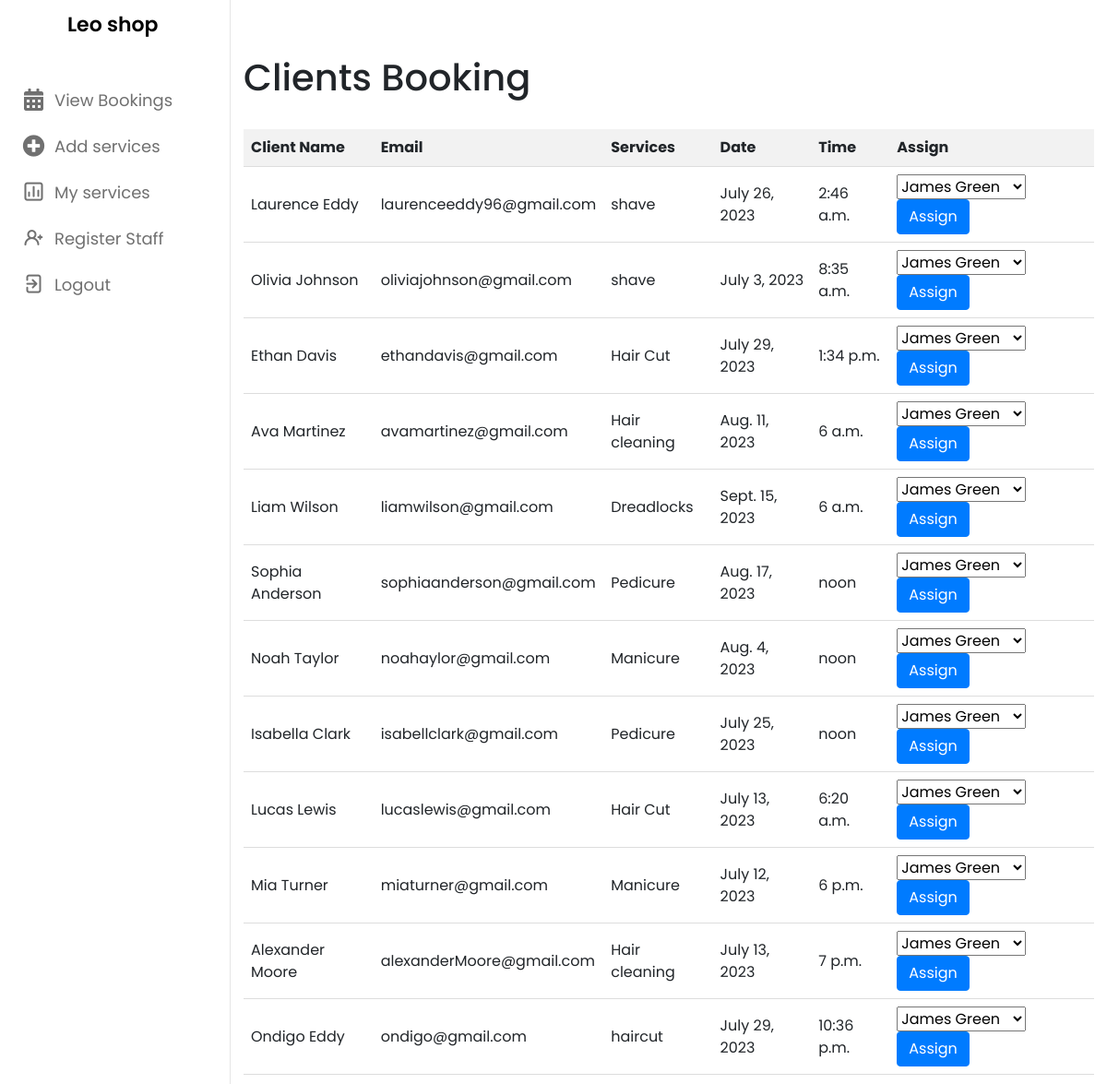
The page /booking/ on the database its author committed.
### blog/models.py (models this page shows, shortened)
class Booking(models.Model):
    name = models.CharField(max_length=255)
    email = models.EmailField(max_length=255)
    phone = models.IntegerField()
    service = models.CharField(max_length=255)
    date = models.DateField()
    time = models.TimeField()
    assigned_person = models.CharField(max_length=255, blank=True, null=True)

### blog/views.py (the view)
# urls.py: path('booking/',booking_view, name = "booking"),
def booking_view(request):
    view_username = Employee.objects.all()
    view_bookings = Booking.objects.all()
    return render(request, 'admin/bookings.html', {'view_bookings': view_bookings,'view_username':view_username})

### blog/views.py (called while the page is built)
def category_list(request):
    category_list = Category.objects.exclude(name='default')
    context = {
        "category_list": category_list,
    }
    return context

### templates/admin/bookings.html (shortened to what this page needs)
{% block content %}
<!DOCTYPE html>
<html lang="en">
<head>
    <link rel="stylesheet" href="style.css">
    <link rel="stylesheet" href="https://cdn.jsdelivr.net/npm/bootstrap@4.0.0/dist/css/bootstrap.min.css">
    <link rel="stylesheet" href="https://cdnjs.cloudflare.com/ajax/libs/font-awesome/5.15.3/css/all.min.css" />
    <link rel="stylesheet" href="https://unicons.iconscout.com/release/v4.0.0/css/line.css">
</head>
<body>
    <nav>
        <div class="logo-name">
            <span class="logo_name">Leo shop</span>
        </div>
        <div class="menu-items">
            <ul class="nav-links">
                <li>
                    <a href="{% url 'booking' %}">
                        <i class="fas fa-calendar-alt"></i>
                        <span class="link-name">View Bookings</span>
                    </a>
                </li>
                <li>
                    <a href="{% url 'addservice' %}">
                        <i class="fas fa-plus-circle"></i>
                        <span class="link-name">Add services</span>
                    </a>
                </li>
                <li><a href="{% url 'hotel_views' %}">
                    <i class="uil uil-chart"></i>
                    <span class="link-name">My services </span>
                </a></li>
                <li><a href="{% url 'create_employe' %}">
                    <i class="uil uil-user-plus"></i>
                    <span class="link-name">Register Staff</span>
                </a></li>
                <li><a href="{% url 'create_admin_login' %}">
                    <i class="uil uil-signout"></i>
                    <span class="link-name">Logout</span>
                </a></li>
            </ul>
        </div>
    </nav>
    <section class="dashboard">
        <div class="dash-content">
            <div class="heading-container">
                <h1 class="center-heading">Clients Booking</h1>
            </div>
            <br>
            <table>
                <thead>
                    <tr>
                        <th>Client Name</th>
                        <th>Email</th>
                        <th>Services</th>
                        <th>Date</th>
                        <th>Time</th>
                        <th>Assign</th>
                    </tr>
                </thead>
                <tbody>
                    {% for booking in view_bookings %}
                    <tr>
                        <td>{{ booking.name }}</td>
                        <td>{{ booking.email }}</td>
                        <td>{{ booking.service }}</td>
                        <td>{{ booking.date }}</td>
                        <td>{{ booking.time }}</td>
                        <td>
                            <form method="POST" action="{% url 'assign_case' booking.id %}">
                                <select id="case_category" name="case_category">
                                    {% for employee in view_username %}
                                    <option value="{{ employee.employee_full_name}}">{{ employee.employee_full_name|slice:":12" }}</option>
                                    {% endfor %}
                                </select>
                                <button type="submit" class="btn btn-primary">Assign</button>
                            </form>
                        </td>
                    </tr>
                    {% endfor %}
                </tbody>
            </table>
        </div>
    </section>
</body>
</html>
{%endblock%}

### templates/admin/bookings.html (style rules this page uses)
* { margin: 0; padding: 0; box-sizing: border-box; font-family: 'Poppins', sans-serif; }
:root { --primary-color: #0E4BF1; --panel-color: #FFF; --text-color: #000; --black-light-color: #707070; --border-color: #e6e5e5; --toggle-color: #DDD; --box1-color: #4DA3FF; --box2-color: #FFE6AC; --box3-color: #E7D1FC; --title-icon-color: #fff; --tran-05: all 0.5s ease; --tran-03: all 0.3s ease; --tran-03: all 0.2s ease; }
body { min-height: 100vh; background-color: var(--primary-color); }
nav { position: fixed; top: 0; left: 0; height: 100%; width: 250px; padding: 10px 14px; background-color: var(--panel-color); border-right: 1px solid var(--border-color); transition: var(--tran-05); }
nav .logo-name { display: flex; align-items: center; }
nav .logo-name .logo_name { font-size: 22px; font-weight: 600; color: var(--text-color); margin-left: 14px; transition: var(--tran-05); }
nav .menu-items { margin-top: 40px; height: calc(100% - 90px); display: flex; flex-direction: column; justify-content: space-between; }
table { width: 100%; border-collapse: collapse; }
th, td { padding: 8px; text-align: left; border-bottom: 1px solid #ddd; }
th { background-color: #f2f2f2; }
.menu-items li { list-style: none; }
.menu-items li a { display: flex; align-items: center; height: 50px; text-decoration: none; position: relative; }
.menu-items li a i { font-size: 24px; min-width: 45px; height: 100%; display: flex; align-items: center; justify-content: center; color: var(--black-light-color); }
.menu-items li a .link-name { font-size: 18px; font-weight: 400; color: var(--black-light-color); transition: var(--tran-05); }
.dashboard { position: relative; left: 250px; background-color: var(--panel-color); min-height: 100vh; width: calc(100% - 250px); padding: 10px 14px; transition: var(--tran-05); }
.dashboard .dash-content { padding-top: 50px; }

### rows shown on the page
Booking: name "Laurence Eddy", email "laurenceeddy96@gmail.com", service "shave", date "July 26, 2023", time "2:46 a.m."
Booking: name "Olivia Johnson", email "oliviajohnson@gmail.com", service "shave", date "July 3, 2023", time "8:35 a.m."
Booking: name "Ethan Davis", email "ethandavis@gmail.com", service "Hair Cut", date "July 29, 2023", time "1:34 p.m."
Booking: name "Ava Martinez", email "avamartinez@gmail.com", service "Hair cleaning", date "Aug. 11, 2023", time "6 a.m."
Booking: name "Liam Wilson", email "liamwilson@gmail.com", service "Dreadlocks", date "Sept. 15, 2023", time "6 a.m."
Booking: name "Sophia Anderson", email "sophiaanderson@gmail.com", service "Pedicure", date "Aug. 17, 2023", time "noon"
Booking: name "Noah Taylor", email "noahaylor@gmail.com", service "Manicure", date "Aug. 4, 2023", time "noon"
Booking: name "Isabella Clark", email "isabellclark@gmail.com", service "Pedicure", date "July 25, 2023", time "noon"
Booking: name "Lucas Lewis", email "lucaslewis@gmail.com", service "Hair Cut", date "July 13, 2023", time "6:20 a.m."
Booking: name "Mia Turner", email "miaturner@gmail.com", service "Manicure", date "July 12, 2023", time "6 p.m."
Booking: name "Alexander Moore", email "alexanderMoore@gmail.com", service "Hair cleaning", date "July 13, 2023", time "7 p.m."
Booking: name "Ondigo Eddy", email "ondigo@gmail.com", service "haircut", date "July 29, 2023", time "10:36 p.m."

### other values the page prints
form field case_category "James Green"
